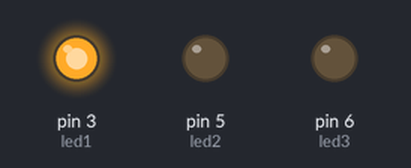
This sketch was run on a simulated Arduino Uno, built with avr-gcc and run on an emulated ATmega328P. Shown: output pins drawn as LEDs (lit = HIGH).

Above: at 0.05 s.
At 0.75 s:
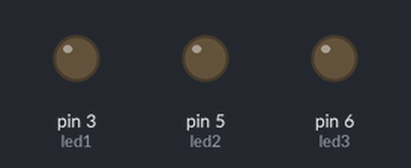
At 1.45 s:
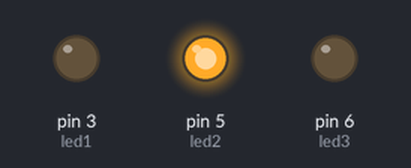
At 2.85 s:
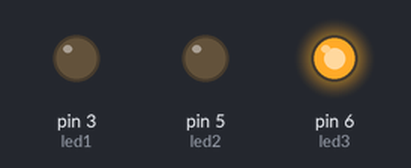
Timing chart, 0 to 3.1 s (numbered marks = the images above):
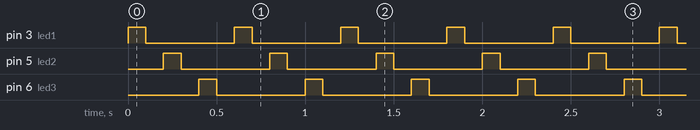

The sketch:

_3led_on_off.ino
```cpp
const int led1=3;
const int led2=5;
const int led3=6;

void setup()
{
  pinMode(led1,OUTPUT);
  pinMode(led2,OUTPUT);
  pinMode(led3,OUTPUT);
}

void loop(){

 blinkLED(led1,100);
 blinkLED(led2,100);
 blinkLED(led3,100);

// blinkALlOn();
}

void blinkALlOn()
{
    digitalWrite(led1,HIGH);
    digitalWrite(led2,HIGH);
    digitalWrite(led3,HIGH);
    delay(1000);
    digitalWrite(led1,LOW);
    digitalWrite(led2,LOW);
    digitalWrite(led3,LOW);
    delay(1000);

}

void blinkLED(int pin,int duration)
{
//  for(int i=0;i<5;i++)
//  {
    digitalWrite(pin,HIGH);
    delay(duration);
    digitalWrite(pin,LOW);
    delay(duration);
//  }
}
```

Measured:
- by itself, pin 3 (led1), pin 5 (led2), pin 6 (led3): alternates HIGH for 0.10 s and LOW for 0.50 s
